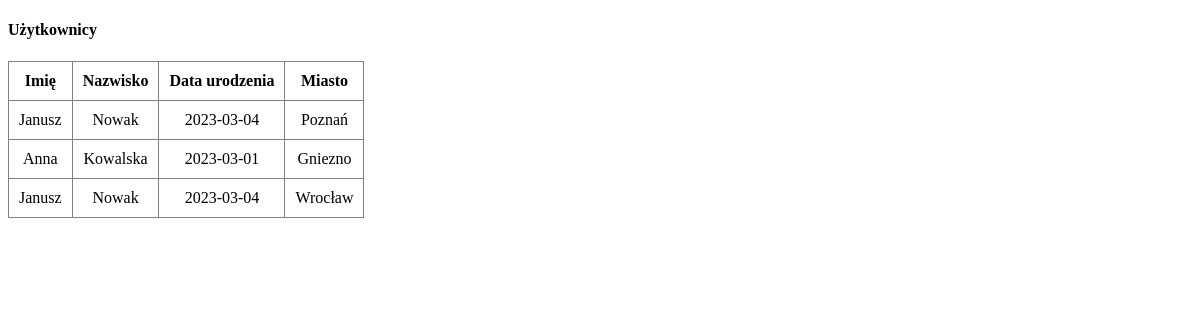
Page /1_select_db.php on the earlier database version.
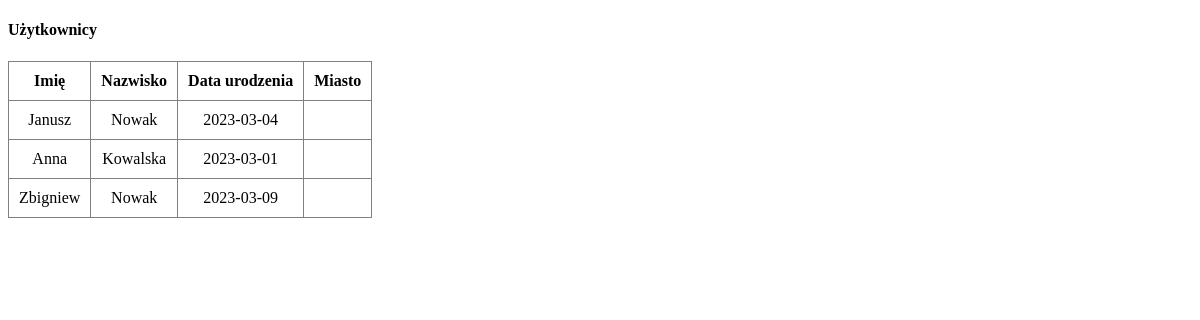
Same page on the later database version.
### tables this page shows
CREATE TABLE `users` (
  `id` int(10) UNSIGNED NOT NULL,
  `city_id` int(10) UNSIGNED NOT NULL,
  `firstName` varchar(30) NOT NULL,
  `lastName` varchar(50) NOT NULL,
  `birthday` date NOT NULL
);

CREATE TABLE `cities` (
  `id` int(10) UNSIGNED NOT NULL,
  `state_id` int(10) UNSIGNED NOT NULL,
  `city` varchar(50) NOT NULL
);

### 1_select_db.php (the view, shortened to what this page needs)
<!doctype html>
<html lang="pl">
<head>
	<link rel="stylesheet" href="./css/style.css">
</head>
<body>
	<h4>Użytkownicy</h4>
	<?php
		require_once "./scripts/connect.php";
	$sql = "SELECT * FROM `users` INNER JOIN `cities` ON `users`.`city_id`=`cities`.`id`;";
		$result = $conn->query($sql);
		echo <<<TABLEHEAD
			<table>
				<tr>
					<th>Imię</th>
					<th>Nazwisko</th>
					<th>Data urodzenia</th>
					<th>Miasto</th>
				</tr>
TABLEHEAD;
		while($user = $result->fetch_assoc()){
			echo <<< TABLEUSERS
				<tr>
					<td>$user[firstName]</td>
					<td>$user[lastName]</td>
					<td>$user[birthday]</td>
					<td>$user[cityName]</td>
				</tr>
TABLEUSERS;
		}
		echo "</table>";
	?>
</body>
</html>

### css/style.css (style rules this page uses)
table, tr, th, td { border: 1px solid grey; border-collapse: collapse; padding: 10px; text-align: center; }

Differences in the rows shown:
changed through a linked row, users "Janusz": city.cityName "Poznań" → (not shown)
changed users "Anna": city.cityName "Gniezno" → (not shown)
changed users: firstName "Janusz" → "Zbigniew"; birthday "2023-03-04" → "2023-03-09"; city.cityName "Wrocław" → (not shown)
